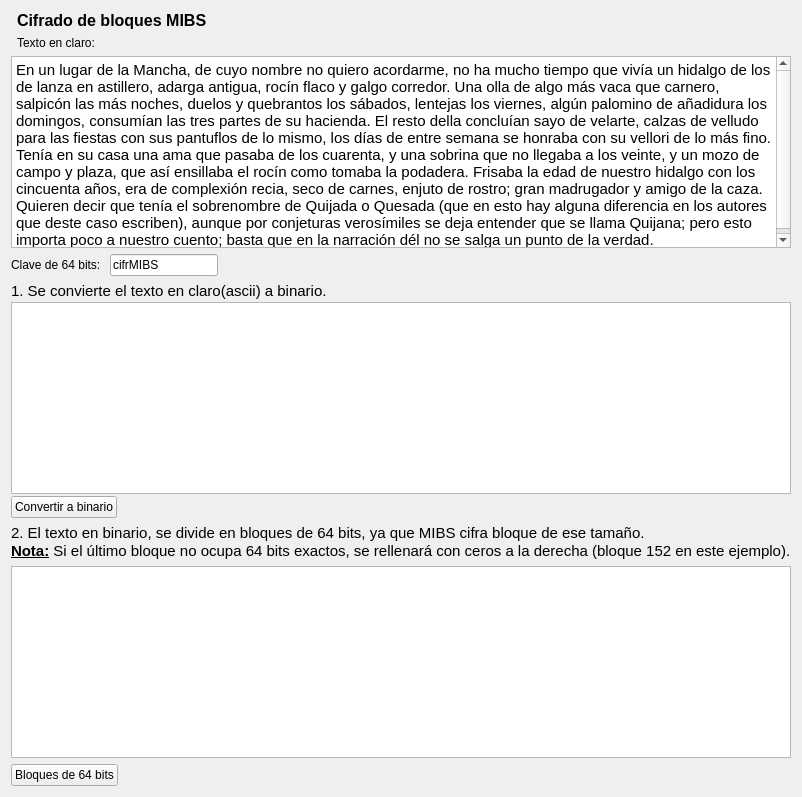
              <widget class="QWidget" name="tab_9">
               <attribute name="title">
                <string>MIBS didáctico (1)</string>
               </attribute>
               <layout class="QFormLayout" name="formLayout_6">
                <item row="1" column="0">
                 <layout class="QHBoxLayout" name="horizontalLayout_13">
                  <item>
                   <widget class="QLabel" name="label_14">
                    <property name="text">
                     <string>&lt;html&gt;&lt;head/&gt;&lt;body&gt;&lt;p&gt;Clave de 64 bits: &lt;/p&gt;&lt;/body&gt;&lt;/html&gt;</string>
                    </property>
                   </widget>
                  </item>
                  <item>
                   <widget class="QLineEdit" name="textoclavedidactico">
                    <property name="styleSheet">
                     <string notr="true">font: italic 11pt &quot;Ubuntu&quot;;</string>
                    </property>
                    <property name="text">
                     <string>cifrMIBS</string>
                    </property>
                    <property name="readOnly">
                     <bool>true</bool>
                    </property>
                   </widget>
                  </item>
                 </layout>
                </item>
                <item row="0" column="0" colspan="2">
                 <layout class="QFormLayout" name="formLayout_2">
                  <property name="fieldGrowthPolicy">
                   <enum>QFormLayout::AllNonFixedFieldsGrow</enum>
                  </property>
                  <item row="2" column="0" colspan="2">
                   <widget class="QTextEdit" name="textoclarodidactico">
                    <property name="readOnly">
                     <bool>true</bool>
                    </property>
                    <property name="html">
                     <string>&lt;!DOCTYPE HTML PUBLIC &quot;-//W3C//DTD HTML 4.0//EN&quot; &quot;http://www.w3.org/TR/REC-html40/strict.dtd&quot;&gt;
&lt;html&gt;&lt;head&gt;&lt;meta name=&quot;qrichtext&quot; content=&quot;1&quot; /&gt;&lt;style type=&quot;text/css&quot;&gt;
p, li { white-space: pre-wrap; }
&lt;/style&gt;&lt;/head&gt;&lt;body style=&quot; font-family:'Ubuntu'; font-size:11pt; font-weight:400; font-style:normal;&quot;&gt;
&lt;p style=&quot; margin-top:0px; margin-bottom:0px; margin-left:0px; margin-right:0px; -qt-block-indent:0; text-indent:0px;&quot;&gt;En un lugar de la Mancha, de cuyo nombre no quiero acordarme, no ha mucho tiempo que vivía un hidalgo de los de lanza en astillero, adarga antigua, rocín flaco y galgo corredor. Una olla de algo más vaca que carnero, salpicón las más noches, duelos y quebrantos los sábados, lentejas los viernes, algún palomino de añadidura los domingos, consumían las tres partes de su hacienda. El resto della concluían sayo de velarte, calzas de velludo para las fiestas con sus pantuflos de lo mismo, los días de entre semana se honraba con su vellori de lo más fino. Tenía en su casa una ama que pasaba de los cuarenta, y una sobrina que no llegaba a los veinte, y un mozo de campo y plaza, que así ensillaba el rocín como tomaba la podadera. Frisaba la edad de nuestro hidalgo con los cincuenta años, era de complexión recia, seco de carnes, enjuto de rostro; gran madrugador y amigo de la caza. Quieren decir que tenía el sobrenombre de Quijada o Quesada (que en esto hay alguna diferencia en los autores que deste caso escriben), aunque por conjeturas verosímiles se deja entender que se llama Quijana; pero esto importa poco a nuestro cuento; basta que en la narración dél no se salga un punto de la verdad. &lt;/p&gt;&lt;/body&gt;&lt;/html&gt;</string>
                    </property>
                   </widget>
                  </item>
                  <item row="0" column="1">
                   <widget class="QLabel" name="label_12">
                    <property name="text">
                     <string>&lt;html&gt;&lt;head/&gt;&lt;body&gt;&lt;p&gt;&lt;span style=&quot; font-size:12pt; font-weight:600;&quot;&gt;Cifrado de bloques MIBS&lt;/span&gt;&lt;/p&gt;&lt;/body&gt;&lt;/html&gt;</string>
                    </property>
                   </widget>
                  </item>
                  <item row="1" column="1">
                   <widget class="QLabel" name="label_13">
                    <property name="text">
                     <string>Texto en claro:</string>
                    </property>
                   </widget>
                  </item>
                 </layout>
                </item>
                <item row="2" column="0" colspan="2">
                 <layout class="QFormLayout" name="formLayout_3">
                  <property name="fieldGrowthPolicy">
                   <enum>QFormLayout::AllNonFixedFieldsGrow</enum>
                  </property>
                  <property name="rowWrapPolicy">
                   <enum>QFormLayout::DontWrapRows</enum>
                  </property>
                  <property name="labelAlignment">
                   <set>Qt::AlignRight|Qt::AlignTrailing|Qt::AlignVCenter</set>
                  </property>
                  <property name="formAlignment">
                   <set>Qt::AlignRight|Qt::AlignTop|Qt::AlignTrailing</set>
                  </property>
                  <property name="horizontalSpacing">
                   <number>0</number>
                  </property>
                  <property name="verticalSpacing">
                   <number>2</number>
                  </property>
                  <property name="leftMargin">
                   <number>0</number>
                  </property>
                  <property name="topMargin">
                   <number>0</number>
                  </property>
                  <property name="bottomMargin">
                   <number>0</number>
                  </property>
                  <item row="0" column="0" colspan="2">
                   <widget class="QLabel" name="label_15">
                    <property name="minimumSize">
                     <size>
                      <width>46</width>
                      <height>0</height>
                     </size>
                    </property>
                    <property name="text">
                     <string>&lt;!DOCTYPE HTML PUBLIC &quot;-//W3C//DTD HTML 4.0//EN&quot; &quot;http://www.w3.org/TR/REC-html40/strict.dtd&quot;&gt;
&lt;html&gt;&lt;head&gt;&lt;meta name=&quot;qrichtext&quot; content=&quot;1&quot; /&gt;&lt;style type=&quot;text/css&quot;&gt;
p, li { white-space: pre-wrap; }
&lt;/style&gt;&lt;/head&gt;&lt;body style=&quot; font-family:'Ubuntu'; font-size:11pt; font-weight:400; font-style:normal;&quot;&gt;
&lt;p style=&quot; margin-top:0px; margin-bottom:0px; margin-left:0px; margin-right:0px; -qt-block-indent:0; text-indent:0px;&quot;&gt;1. Se convierte el texto en claro(ascii) a binario.&lt;/p&gt;&lt;/body&gt;&lt;/html&gt;</string>
                    </property>
                   </widget>
                  </item>
                  <item row="1" column="0" colspan="2">
                   <widget class="QTextEdit" name="textobinario">
                    <property name="readOnly">
                     <bool>true</bool>
                    </property>
                   </widget>
                  </item>
                  <item row="2" column="0">
                   <widget class="QPushButton" name="botonConvertirBin">
                    <property name="styleSheet">
                     <string notr="true"/>
                    </property>
                    <property name="text">
                     <string>Convertir a binario</string>
                    </property>
                    <property name="iconSize">
                     <size>
                      <width>16</width>
                      <height>16</height>
                     </size>
                    </property>
                    <property name="checkable">
                     <bool>false</bool>
                    </property>
                   </widget>
                  </item>
                 </layout>
                </item>
                <item row="3" column="0" colspan="2">
                 <layout class="QFormLayout" name="formLayout_5">
                  <property name="fieldGrowthPolicy">
                   <enum>QFormLayout::AllNonFixedFieldsGrow</enum>
                  </property>
                  <property name="labelAlignment">
                   <set>Qt::AlignRight|Qt::AlignTrailing|Qt::AlignVCenter</set>
                  </property>
                  <property name="formAlignment">
                   <set>Qt::AlignRight|Qt::AlignTop|Qt::AlignTrailing</set>
                  </property>
                  <property name="horizontalSpacing">
                   <number>0</number>
                  </property>
                  <property name="leftMargin">
                   <number>0</number>
                  </property>
                  <item row="0" column="0" colspan="2">
                   <widget class="QLabel" name="label_17">
                    <property name="minimumSize">
                     <size>
                      <width>46</width>
                      <height>0</height>
                     </size>
                    </property>
                    <property name="text">
                     <string>&lt;!DOCTYPE HTML PUBLIC &quot;-//W3C//DTD HTML 4.0//EN&quot; &quot;http://www.w3.org/TR/REC-html40/strict.dtd&quot;&gt;
&lt;html&gt;&lt;head&gt;&lt;meta name=&quot;qrichtext&quot; content=&quot;1&quot; /&gt;&lt;style type=&quot;text/css&quot;&gt;
p, li { white-space: pre-wrap; }
&lt;/style&gt;&lt;/head&gt;&lt;body style=&quot; font-family:'Ubuntu'; font-size:11pt; font-weight:400; font-style:normal;&quot;&gt;
&lt;p style=&quot; margin-top:0px; margin-bottom:0px; margin-left:0px; margin-right:0px; -qt-block-indent:0; text-indent:0px;&quot;&gt;2. El texto en binario, se divide en bloques de 64 bits, ya que MIBS cifra bloque de ese tamaño.&lt;/p&gt;
&lt;p style=&quot; margin-top:0px; margin-bottom:0px; margin-left:0px; margin-right:0px; -qt-block-indent:0; text-indent:0px;&quot;&gt;&lt;span style=&quot; font-weight:600; text-decoration: underline;&quot;&gt;Nota:&lt;/span&gt; Si el último bloque no ocupa 64 bits exactos, se rellenará con ceros a la derecha (bloque 152 en este ejemplo).&lt;/p&gt;&lt;/body&gt;&lt;/html&gt;</string>
                    </property>
                   </widget>
                  </item>
                  <item row="1" column="0" colspan="2">
                   <widget class="QTextEdit" name="bloquesbinario">
                    <property name="readOnly">
                     <bool>true</bool>
                    </property>
                   </widget>
                  </item>
                  <item row="2" column="0">
                   <widget class="QPushButton" name="botontrozeardidactico">
                    <property name="enabled">
                     <bool>true</bool>
                    </property>
                    <property name="text">
                     <string>Bloques de 64 bits</string>
                    </property>
                   </widget>
                  </item>
                 </layout>
                </item>
               </layout>
              </widget>
